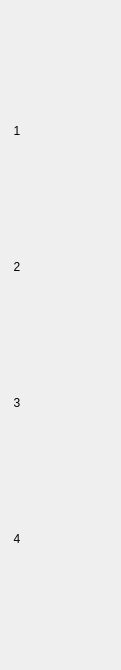
<?xml version="1.0" encoding="UTF-8"?>
<ui version="4.0">
 <class>NewListWidgetGram</class>
 <widget class="QWidget" name="NewListWidgetGram">
  <property name="geometry">
   <rect>
    <x>0</x>
    <y>0</y>
    <width>121</width>
    <height>670</height>
   </rect>
  </property>
  <property name="windowTitle">
   <string>Form</string>
  </property>
  <layout class="QHBoxLayout" name="horizontalLayout">
   <property name="leftMargin">
    <number>0</number>
   </property>
   <property name="topMargin">
    <number>0</number>
   </property>
   <property name="rightMargin">
    <number>0</number>
   </property>
   <property name="bottomMargin">
    <number>0</number>
   </property>
   <item>
    <widget class="QWidget" name="widget" native="true">
     <property name="styleSheet">
      <string notr="true">
QWidget#widget
{
   border-image:none;
	border-image: url(:/images/images/listwidget.png);
 
}
QWidget#NewListwidgetGram
{

}


QToolButton:hover
{
	/*background-color: rgba(255, 255, 255,0);*/
}

QToolButton
{
   border-radius:3px;
}


</string>
     </property>
     <layout class="QVBoxLayout" name="verticalLayout">
      <item>
       <widget class="QToolButton" name="thresholdBtn">
        <property name="minimumSize">
         <size>
          <width>0</width>
          <height>0</height>
         </size>
        </property>
        <property name="maximumSize">
         <size>
          <width>16777215</width>
          <height>16777215</height>
         </size>
        </property>
        <property name="text">
         <string>1</string>
        </property>
        <property name="iconSize">
         <size>
          <width>100</width>
          <height>100</height>
         </size>
        </property>
       </widget>
      </item>
      <item>
       <widget class="QToolButton" name="troubleShootGuidBtn">
        <property name="minimumSize">
         <size>
          <width>0</width>
          <height>0</height>
         </size>
        </property>
        <property name="maximumSize">
         <size>
          <width>16777215</width>
          <height>16777215</height>
         </size>
        </property>
        <property name="text">
         <string>2</string>
        </property>
        <property name="iconSize">
         <size>
          <width>100</width>
          <height>100</height>
         </size>
        </property>
       </widget>
      </item>
      <item>
       <widget class="QToolButton" name="realtimeLogBtn">
        <property name="minimumSize">
         <size>
          <width>0</width>
          <height>0</height>
         </size>
        </property>
        <property name="maximumSize">
         <size>
          <width>16777215</width>
          <height>16777215</height>
         </size>
        </property>
        <property name="text">
         <string>3</string>
        </property>
        <property name="iconSize">
         <size>
          <width>100</width>
          <height>100</height>
         </size>
        </property>
       </widget>
      </item>
      <item>
       <widget class="QToolButton" name="logQueryBtn">
        <property name="minimumSize">
         <size>
          <width>0</width>
          <height>0</height>
         </size>
        </property>
        <property name="text">
         <string>4</string>
        </property>
        <property name="iconSize">
         <size>
          <width>100</width>
          <height>100</height>
         </size>
        </property>
       </widget>
      </item>
     </layout>
     <zorder>thresholdBtn</zorder>
     <zorder>logQueryBtn</zorder>
     <zorder>realtimeLogBtn</zorder>
     <zorder>troubleShootGuidBtn</zorder>
    </widget>
   </item>
  </layout>
 </widget>
 <resources/>
 <connections/>
</ui>
